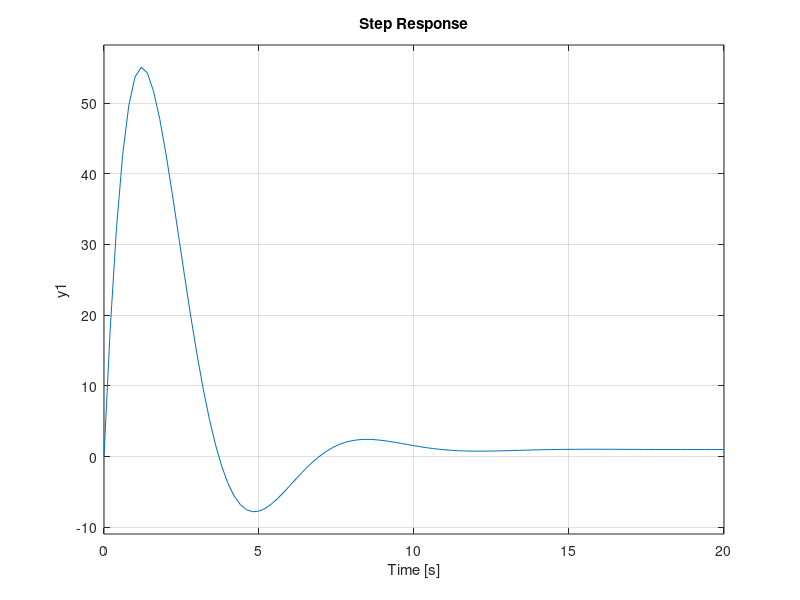

Write the MATLAB code that produced this figure. (Note: this script raises an error after producing the figure.)

%% Problem 11
a=[0.01 0.1 1 10 100];
peaks_step=zeros(5,3);

figure (1);
hold on
for i=1:length(a)
    G=tf([1/a(i) 1],[1 1 1]);
    step(G)
    m=stepinfo(G);
    peaks_step(i,1)=a(i);
    peaks_step(i,2)=m.Peak;
    
    hold on 
    clear G
    
end
figure (2);
hold on
i=0;
for i=1:length(a)
    G=tf([1/a(i) 1],[1 1 1]);
    bode(G)
    m=stepinfo(G);
    peaks_step(i,3)=20*log10(getPeakGain(G));
    hold on
end
T=array2table(peaks_step,'VariableNames',{'a','Mr','Mp'})
% The values are corolated as showed in the table bellow
%% Problem 12

p=[0.01 0.1 1 10 100];
bandw=zeros(6,2);

figure (3);
hold on
for i=1:length(p)
    G=tf(1,conv([1/p(i) 1],[1 1 1]));    
    bode(G)
    bandw(i+1,1)=p(i);
    bandw(i+1,2)=bandwidth(G);
    hold on
end

G=tf(1,[1 1 1]);  
bode(G,'--');
bandw(1,1)=0;
bandw(1,2)=bandwidth(G);
B=array2table(bandw,'VariableNames',{'a','Band'})
% As the value of the P increases the Band get close to the zero P value.
% We can say that as  P increases the new pole has less effect on the
% system
legend('a=0.01','a=0.1','a=01','a=10', 'a=100', 'a=0')

%% Problem 16
G1=tf([1 2], [1 20]);
G2=tf(1, conv([1 10],[1 2 1]));
G3=tf(conv([1 10],[1 1]),conv([1 100], conv([1 10 25],[1 5])));

figure(4)
margin(G1)
figure(5)
margin(G2)
figure(6)
margin(G3)
% The K values for wich each system is stable accure at the phase of -180.
% For G1 and G3 the values are inf because the phase never cross the 180
% degrees, and for the G2 the value is finite and diaplay on the graph
%% Problem 19
G1=tf([1 2], [1 20]);
G2=tf(1, conv([1 10],[1 2 1]));
G3=tf(conv([1 10],[1 1]),conv([1 100], conv([1 10 25],[1 5])));

figure(7)
nyquist(G1)
figure(8)
nyquist(G2)
figure(9)
nyquist(G3)